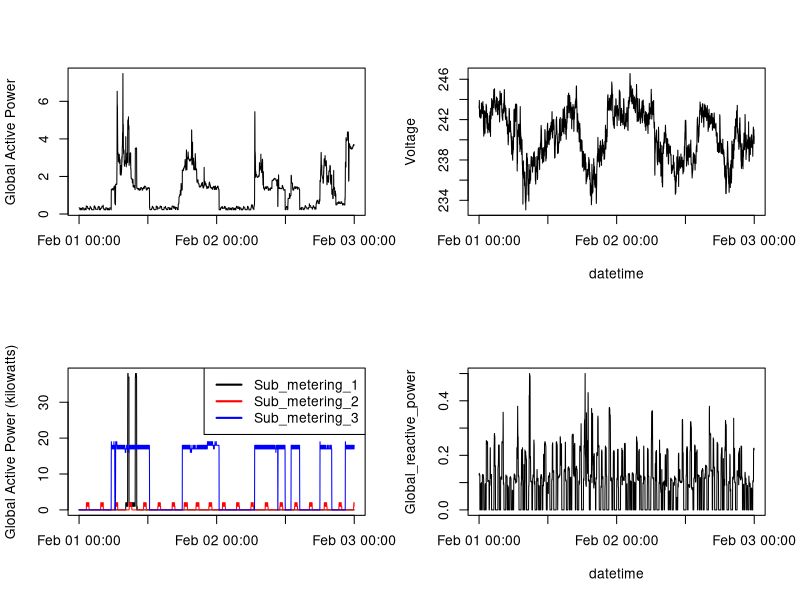

Source code (R):
# the data was first cleaned by python
data.raw <- read.csv('cleanData.csv')
data.raw$Date <- as.Date(data.raw$Date, format = '%d/%m/%Y')

# combine the Date and Time
data.raw$time <- strptime(paste(data.raw$Date, data.raw$Time, sep = '-'), format = "%Y-%m-%d-%H:%M")
data <- data.raw

par(mfcol = c(2,2))
plot(y = data$Global_active_power, x= data$time, type="l",
     ylab="Global Active Power", xlab="")

plot(x = data$time, y = data$Sub_metering_1, type = 'l', xlab = '',
     ylab = 'Global Active Power (kilowatts)')
lines(x = data$time, y = data$Sub_metering_2, col = 'red')
lines(x = data$time, y = data$Sub_metering_3, col = 'blue')
legend("topright", legend=c("Sub_metering_1", "Sub_metering_2", "Sub_metering_3"),
       col=c("black", "red", "blue"), lty=1, lwd=2)

plot(y = data$Voltage, x= data$time, type="l",
     ylab="Voltage", xlab="datetime")

plot(y = data$Global_reactive_power, x= data$time, type="l",
     ylab="Global_reactive_power", xlab="datetime")

dev.copy(png, file="plot4.png")
dev.off()

